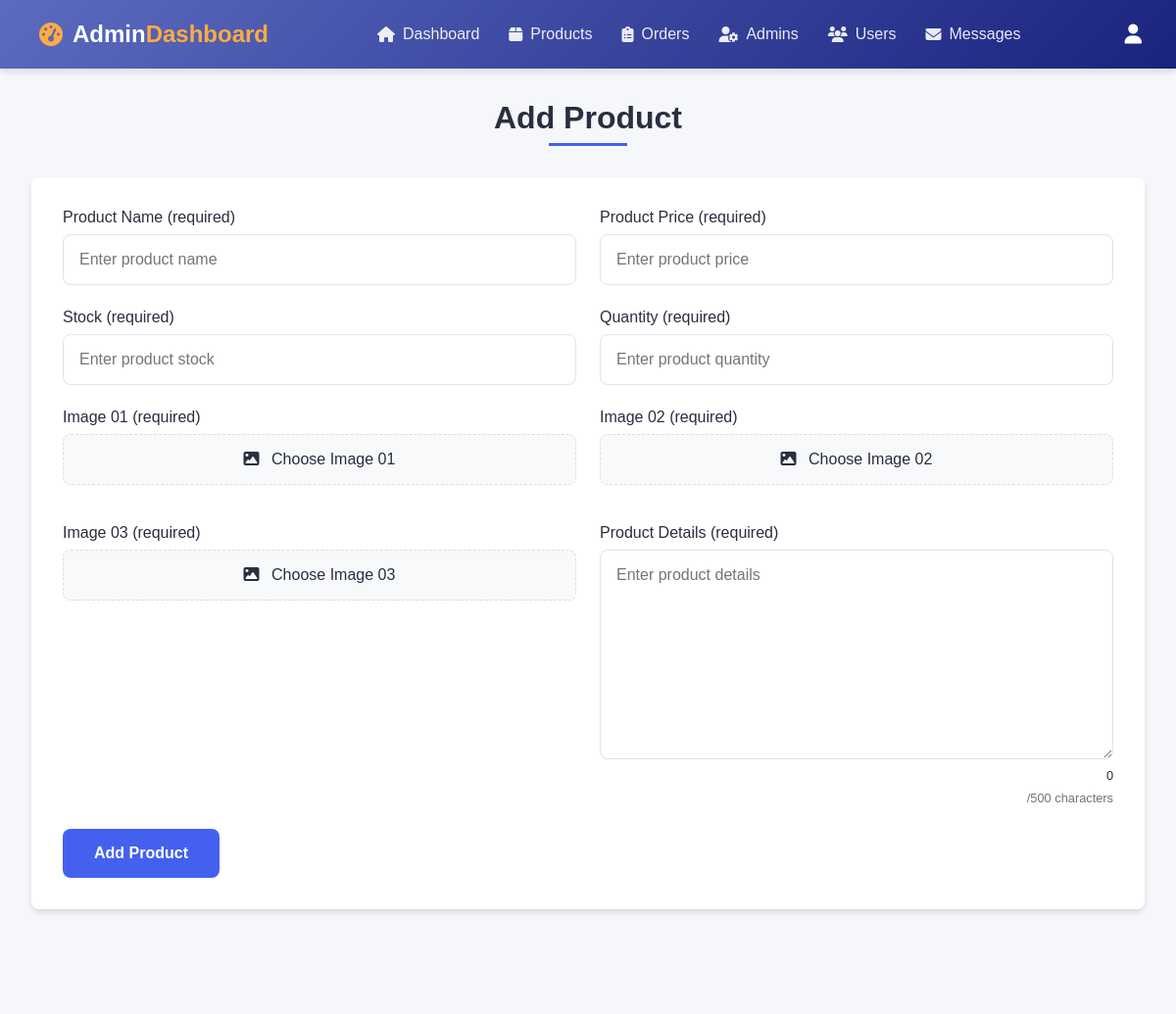
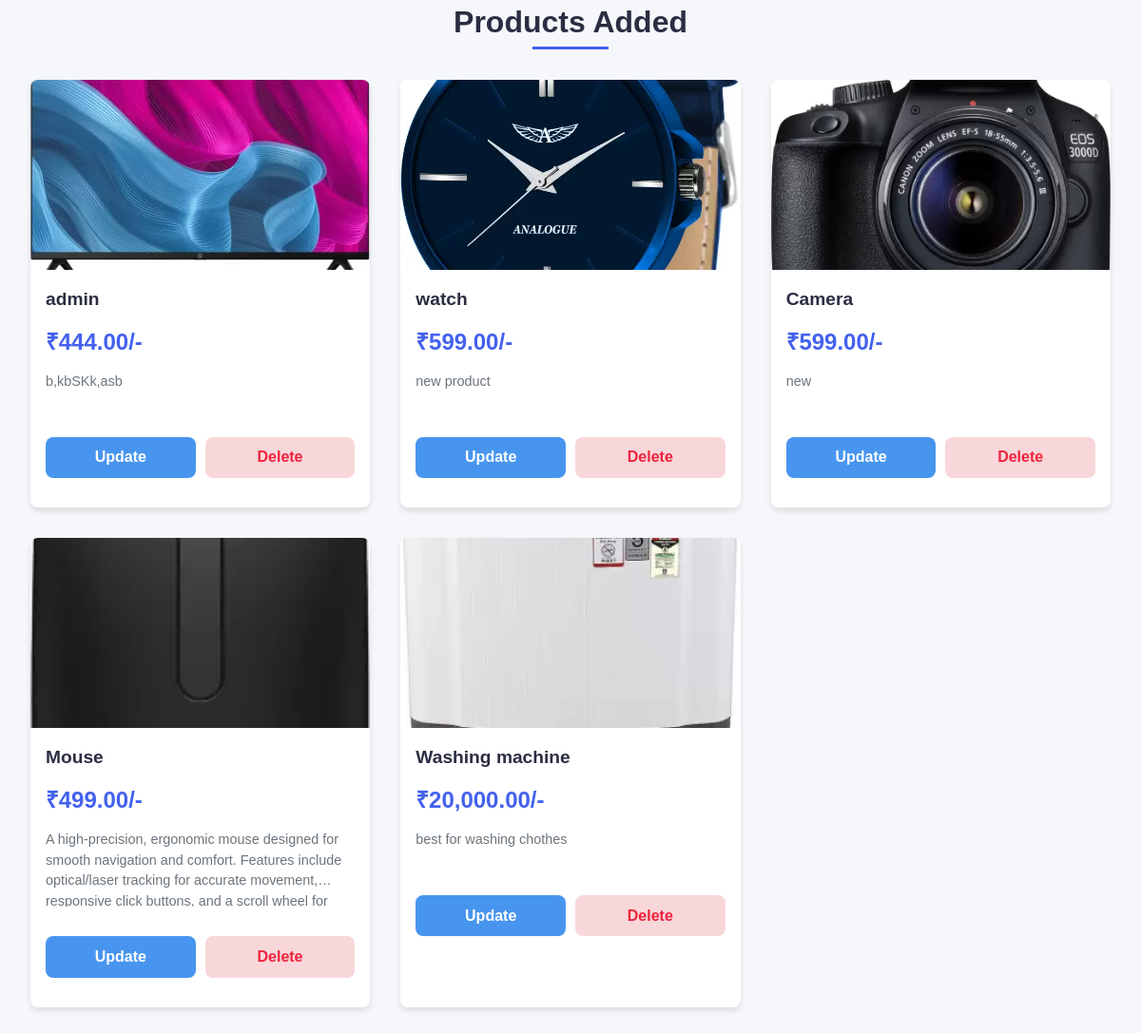
Screenshot of /admin/products.php (signed in) with the database file from the repository (2 pictures, top to bottom).
### tables this page shows
CREATE TABLE `products` (
  `id` int(100) NOT NULL,
  `name` varchar(100) NOT NULL,
  `details` varchar(500) NOT NULL,
  `price` int(10) NOT NULL,
  `stock` int(11) NOT NULL DEFAULT 0,
  `quantity` int(11) NOT NULL DEFAULT 0,
  `image_01` varchar(100) NOT NULL,
  `image_02` varchar(100) NOT NULL,
  `image_03` varchar(100) NOT NULL,
  `status` varchar(20) DEFAULT 'active'
);

### admin/products.php (the view, shortened to what this page needs)
<?php
include '../components/connect.php';
$admin_id = $_SESSION['admin_id'] ?? null;
class ProductManager {
    private $conn;
    private $messages = [];
    private $formErrors = [];
    public function __construct($db_connection) {
        $this->conn = $db_connection;
    }
    public function getMessages() {
        return $this->messages;
    }
    public function getFormErrors() {
        return $this->formErrors;
    }
    public function getAllProducts() {
        try {
            $select_products = $this->conn->prepare("SELECT * FROM `products` ORDER BY id DESC");
            $select_products->execute();
            return $select_products;
        } catch(PDOException $e) {
            error_log("Error fetching products: " . $e->getMessage());
            return false;
        }
    }
}
$productManager = new ProductManager($conn);
$messages = $productManager->getMessages();
$formErrors = $productManager->getFormErrors();
$nameValue = $_POST['name'] ?? '';
$priceValue = $_POST['price'] ?? '';
$detailsValue = $_POST['details'] ?? '';
$stockValue = $_POST['stock'] ?? '';
$quantityValue = $_POST['quantity'] ?? '';
?>
<!DOCTYPE html>
<html lang="en">
<head>
   <link rel="stylesheet" href="https://cdnjs.cloudflare.com/ajax/libs/font-awesome/6.1.1/css/all.min.css">
</head>
<body>
<?php
include '../components/admin_header.php';
$adminHeader = new AdminDashboardHeader($conn, $admin_id, $messages);
$adminHeader->display();
?>
<section class="add-products">
   <h1 class="heading">Add Product</h1>
   <form action="" method="post" enctype="multipart/form-data" id="productForm" novalidate>
      <div class="flex">
         <div class="inputBox">
            <span>Product Name (required)</span>
            <input type="text" class="box <?php echo isset($formErrors['name']) ? 'error' : ''; ?>" required maxlength="100" placeholder="Enter product name" name="name" value="<?= htmlspecialchars($nameValue) ?>">
         </div>
         <div class="inputBox">
            <span>Product Price (required)</span>
            <input type="number" min="1" step="0.01" class="box <?php echo isset($formErrors['price']) ? 'error' : ''; ?>" required placeholder="Enter product price" name="price" value="<?= htmlspecialchars($priceValue) ?>">
         </div>
         <div class="inputBox">
            <span>Stock (required)</span>
            <input type="number" min="0" class="box <?php echo isset($formErrors['stock']) ? 'error' : ''; ?>" required placeholder="Enter product stock" name="stock" value="<?= htmlspecialchars($stockValue) ?>">
         </div>
         <div class="inputBox">
            <span>Quantity (required)</span>
            <input type="number" min="0" class="box <?php echo isset($formErrors['quantity']) ? 'error' : ''; ?>" required placeholder="Enter product quantity" name="quantity" value="<?= htmlspecialchars($quantityValue) ?>">
         </div>
         <div class="inputBox">
            <span>Image 01 (required)</span>
            <div class="file-input">
               <label class="file-input-label <?php echo isset($formErrors['image_01']) ? 'error' : ''; ?>">
                  <i class="fas fa-image"></i> Choose Image 01
               </label>
            </div>
         </div>
         <div class="inputBox">
            <span>Image 02 (required)</span>
            <div class="file-input">
               <label class="file-input-label <?php echo isset($formErrors['image_02']) ? 'error' : ''; ?>">
                  <i class="fas fa-image"></i> Choose Image 02
               </label>
            </div>
         </div>
         <div class="inputBox">
            <span>Image 03 (required)</span>
            <div class="file-input">
               <label class="file-input-label <?php echo isset($formErrors['image_03']) ? 'error' : ''; ?>">
                  <i class="fas fa-image"></i> Choose Image 03
               </label>
            </div>
         </div>
         <div class="inputBox">
            <span>Product Details (required)</span>
            <textarea name="details" placeholder="Enter product details" class="box <?php echo isset($formErrors['details']) ? 'error' : ''; ?>" required maxlength="500" cols="30" rows="10"><?= htmlspecialchars($detailsValue) ?></textarea>
            <div class="char-count" style="text-align: right; font-size: 0.8rem; color: #6c757d; margin-top: 5px;">
               <span id="details-char-count"><?= strlen($detailsValue) ?></span>/500 characters
            </div>
         </div>
      </div>
      <input type="submit" value="Add Product" class="btn" name="add_product" id="submitBtn">
   </form>
</section>
<section class="show-products">
   <h1 class="heading">Products Added</h1>
   <div class="box-container">
   <?php
      $products = $productManager->getAllProducts();
      if($products && $products->rowCount() > 0){
         while($fetch_products = $products->fetch(PDO::FETCH_ASSOC)){
   ?>
   <div class="box">
      <img src="../uploaded_img/<?= htmlspecialchars($fetch_products['image_01']); ?>" alt="<?= htmlspecialchars($fetch_products['name']); ?>">
      <div class="name"><?= htmlspecialchars($fetch_products['name']); ?></div>
      <div class="price">₹<span><?= number_format($fetch_products['price'], 2); ?></span>/-</div>
      <div class="details"><span><?= htmlspecialchars($fetch_products['details']); ?></span></div>
      <div class="flex-btn">
         <a href="update_product.php?update=<?= $fetch_products['id']; ?>" class="option-btn">Update</a>
         <a href="products.php?delete=<?= $fetch_products['id']; ?>" class="delete-btn" onclick="return confirm('Are you sure you want to delete this product?');">Delete</a>
      </div>
   </div>
   <?php
         }
      } else {
         echo '<p class="empty">No products added yet!</p>';
      }
   ?>
   </div>
</section>
</body>
</html>

### components/admin_header.php (shortened to what this page needs)
<?php
class AdminDashboardHeader {
    private $conn;
    private $admin_id;
    public function __construct($conn, $admin_id, $message = null) {
        $this->conn = $conn;
        $this->admin_id = $admin_id;
    }
    private function renderProfileSection() {
        try {
            $select_profile = $this->conn->prepare("SELECT * FROM `admins` WHERE id = ?");
            $select_profile->execute([$this->admin_id]);
            $fetch_profile = $select_profile->fetch(PDO::FETCH_ASSOC);
            if($fetch_profile) {
                $name_parts = explode(' ', $fetch_profile['name']);
                $initials = '';
                foreach($name_parts as $part) {
                    $initials .= strtoupper(substr($part, 0, 1));
                }
                return '
                <div class="profile-header">
                    <div class="profile-img">'.$initials.'</div>
                    <div class="profile-info">
                        <h4>'.htmlspecialchars($fetch_profile['name']).'</h4>
                        <p>Administrator</p>
                    </div>
                </div>
                <div class="profile-links">
                    <a href="update_profile.php"><i class="fas fa-user-edit"></i> Update Profile</a>
                    <a href="register_admin.php"><i class="fas fa-user-plus"></i> Register Admin</a>
                </div>
                <div class="flex-btn">
                    <a href="../components/admin_logout.php"
                       class="dashboard-btn btn-danger"
                       onclick="return confirm(\'Are you sure you want to logout?\');">
                        <i class="fas fa-sign-out-alt"></i> Logout
                    </a>
                </div>
                ';
            }
        } catch (PDOException $e) {
            error_log("Database error in AdminDashboardHeader: " . $e->getMessage());
        }
        return '
        <div class="flex-btn">
            <a href="admin_login.php" class="dashboard-btn btn-primary">
                <i class="fas fa-sign-in-alt"></i> Login
            </a>
        </div>
        ';
    }
    public function display() {
        echo '
        <header class="dashboard-header">
            <section class="header-flex">
                <a href="dashboard.php" class="dashboard-logo">
                    <i class="fas fa-tachometer-alt"></i> Admin<span>Dashboard</span>
                </a>
                <nav class="dashboard-nav" id="dashboardNav">
                    <a href="dashboard.php"><i class="fas fa-home"></i> Dashboard</a>
                    <a href="products.php"><i class="fas fa-box"></i> Products</a>
                    <a href="placed_orders.php"><i class="fas fa-clipboard-list"></i> Orders</a>
                    <a href="admin_accounts.php"><i class="fas fa-user-cog"></i> Admins</a>
                    <a href="users_accounts.php"><i class="fas fa-users"></i> Users</a>
                    <a href="messages.php"><i class="fas fa-envelope"></i> Messages</a>
                </nav>
                <div class="dashboard-icons">
                    <div id="menu-btn" class="fas fa-bars"></div>
                    <div id="user-btn" class="fas fa-user"></div>
                </div>
                <div class="dashboard-profile" id="dashboardProfile">
                    '.$this->renderProfileSection().'
                </div>
            </section>
        </header>
        ';
    }
}
?>

### admin/products.php (style rules this page uses)
:root { --primary: #4361ee; --primary-light: #4895ef; --secondary: #3f37c9; --dark: #2b2d42; --light: #f8f9fa; --danger: #ef233c; --success: #4cc9f0; --warning: #ffcc00; --border-radius: 8px; --shadow: 0 4px 20px rgba(0, 0, 0, 0.08); --transition: all 0.3s cubic-bezier(0.25, 0.8, 0.25, 1); }
* { margin: 0; padding: 0; box-sizing: border-box; font-family: 'Segoe UI', Tahoma, Geneva, Verdana, sans-serif; }
body { background-color: #f5f7fa; color: var(--dark); }
.heading { text-align: center; margin-bottom: 2rem; font-size: 2rem; color: var(--dark); position: relative; padding-bottom: 10px; }
.heading:after { content: ''; position: absolute; bottom: 0; left: 50%; transform: translateX(-50%); width: 80px; height: 3px; background: var(--primary); }
.add-products, .show-products { max-width: 1200px; margin: 0 auto; padding: 2rem; }
.add-products form { background: white; padding: 2rem; border-radius: var(--border-radius); box-shadow: var(--shadow); margin-bottom: 3rem; }
.flex { display: flex; flex-wrap: wrap; gap: 1.5rem; margin-bottom: 1.5rem; }
.inputBox { flex: 1 1 30rem; position: relative; }
.inputBox span { display: block; margin-bottom: 0.5rem; font-weight: 500; color: var(--dark); }
.inputBox .box, .inputBox textarea { width: 100%; padding: 1rem; border: 1px solid #e0e3e8; border-radius: var(--border-radius); font-size: 1rem; transition: var(--transition); }
.inputBox textarea { resize: vertical; min-height: 150px; }
.file-input { position: relative; margin-bottom: 1rem; }
.file-input-label { display: block; padding: 1rem; background: #f8f9fa; border: 1px dashed #ddd; border-radius: var(--border-radius); text-align: center; cursor: pointer; transition: var(--transition); }
.file-input-label i { margin-right: 8px; }
.btn { display: inline-block; padding: 1rem 2rem; background: var(--primary); color: white; border: none; border-radius: var(--border-radius); font-size: 1rem; font-weight: 600; cursor: pointer; transition: var(--transition); text-align: center; }
.box-container { display: grid; grid-template-columns: repeat(auto-fill, minmax(300px, 1fr)); gap: 2rem; }
.box-container .box { background: white; border-radius: var(--border-radius); box-shadow: var(--shadow); overflow: hidden; transition: var(--transition); }
.box-container .box img { width: 100%; height: 200px; object-fit: cover; }
.box-container .box .name { padding: 1rem; font-size: 1.2rem; font-weight: 600; color: var(--dark); }
.box-container .box .price { padding: 0 1rem; font-size: 1.5rem; color: var(--primary); font-weight: 700; }
.box-container .box .details { padding: 1rem; color: #6c757d; font-size: 0.9rem; line-height: 1.5; display: -webkit-box; -webkit-line-clamp: 3; -webkit-box-orient: vertical; overflow: hidden; }
.flex-btn { display: flex; gap: 1rem; padding: 1rem; }
.option-btn, .delete-btn { flex: 1; text-align: center; padding: 0.8rem; border-radius: var(--border-radius); font-weight: 600; transition: var(--transition); text-decoration: none; }
.option-btn { background: var(--primary-light); color: white; }
.delete-btn { background: #f8d7da; color: var(--danger); }

### rows the page displays
products: image_01 (picture), name "admin", price "444.00", details "b,kbSKk,asb"
products: image_01 (picture), name "watch", price "599.00", details "new product"
products: image_01 (picture), name "Camera", price "599.00", details "new"
products: image_01 (picture), name "Mouse", price "499.00", details "A high-precision, ergonomic mouse designed for smooth navigation and comfort. Features include optical/laser tracking for accurate movement, responsive click buttons, and a scroll wheel…"
products: image_01 (picture), name "Washing machine", price "20,000.00", details "best for washing chothes"

### other values shown
strlen($detailsValue) "0"
